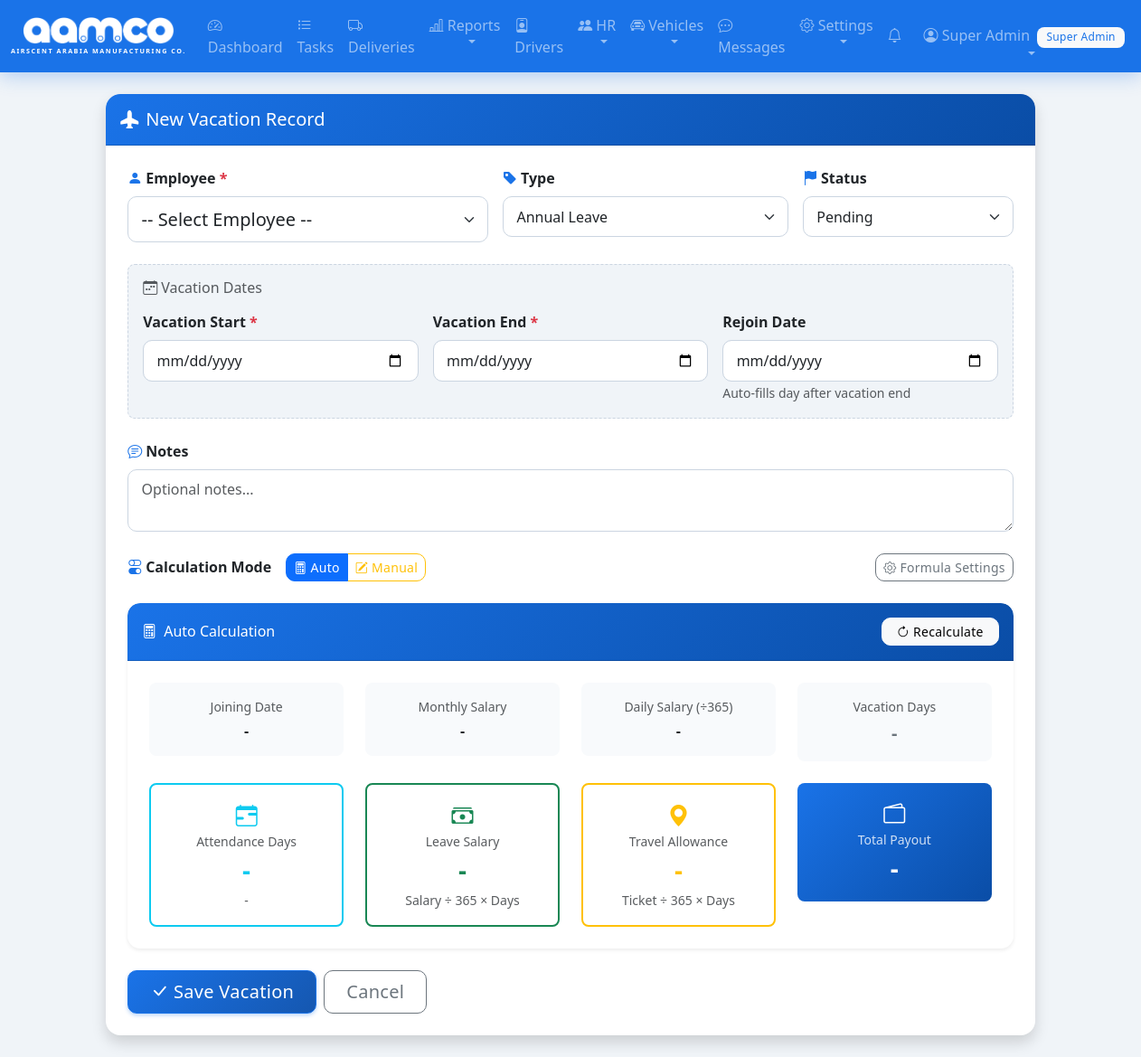
The app's page /hr/leaves/add (signed in) with its own data.
### tables this page shows
CREATE TABLE users (
            id INTEGER PRIMARY KEY AUTOINCREMENT,
            username TEXT UNIQUE NOT NULL,
            password_hash TEXT NOT NULL,
            full_name TEXT NOT NULL,
            email TEXT,
            phone TEXT,
            pin_hash TEXT,
            profile_pic TEXT,
            role TEXT NOT NULL DEFAULT 'user',
            is_active INTEGER NOT NULL DEFAULT 1,
            created_at TIMESTAMP DEFAULT CURRENT_TIMESTAMP
        );

CREATE TABLE settings (
            key TEXT PRIMARY KEY,
            value TEXT NOT NULL
        );

### app.py (the view, shortened to what this page needs)
@app.route('/hr/leaves/add', methods=['GET', 'POST'])
@login_required
def add_hr_leave():
    db = get_db()
    employees = db.execute("SELECT * FROM hr_employees WHERE is_active = 1 ORDER BY employee_name").fetchall()
    settings = dict(db.execute('SELECT key, value FROM settings').fetchall())
    db.close()
    return render_template('hr_leave_form.html', leave=None, employees=employees, leave_settings=settings)

### templates/hr_leave_form.html (shortened to what this page needs)
{% extends "base.html" %}
{% block content %}
<div class="row justify-content-center">
    <div class="col-lg-10">
        <div class="card shadow border-0" style="border-radius:16px;overflow:hidden;">
            <div class="card-header py-3" style="background: linear-gradient(135deg, #1a73e8 0%, #0a4da6 100%);">
                <h5 class="mb-0 text-white"><i class="bi bi-airplane-fill me-2"></i>{{ 'Edit' if leave else 'New' }} Vacation Record</h5>
            </div>
            <div class="card-body p-4">
                <form method="POST" id="leaveForm">
                    <div class="row g-3 mb-4">
                        <div class="col-md-5">
                            <label class="form-label fw-semibold"><i class="bi bi-person-fill text-primary me-1"></i>Employee <span class="text-danger">*</span></label>
                            <select name="employee_id" id="employeeSelect" class="form-select form-select-lg" required>
                                <option value="">-- Select Employee --</option>
                            </select>
                        </div>
                        <div class="col-md-4">
                            <label class="form-label fw-semibold"><i class="bi bi-tag-fill text-primary me-1"></i>Type</label>
                            <select name="leave_type" class="form-select">
                                <option value="annual" {% if leave and leave.leave_type == 'annual' %}selected{% endif %}>Annual Leave</option>
                            </select>
                        </div>
                        <div class="col-md-3">
                            <label class="form-label fw-semibold"><i class="bi bi-flag-fill text-primary me-1"></i>Status</label>
                            <select name="status" class="form-select">
                                <option value="pending" {% if leave and leave.status == 'pending' %}selected{% endif %}>Pending</option>
                            </select>
                        </div>
                    </div>
                    <div class="p-3 rounded-3 mb-4" style="background:#f0f4f8;border:1px dashed #cbd5e1;">
                        <h6 class="text-muted mb-3"><i class="bi bi-calendar-week me-1"></i>Vacation Dates</h6>
                        <div class="row g-3">
                            <div class="col-md-4">
                                <label class="form-label fw-semibold">Vacation Start <span class="text-danger">*</span></label>
                                <input type="date" name="leave_start_date" id="leaveStartDate" class="form-control"
                                       value="{{ leave.leave_start_date if leave else '' }}" required>
                            </div>
                            <div class="col-md-4">
                                <label class="form-label fw-semibold">Vacation End <span class="text-danger">*</span></label>
                                <input type="date" name="leave_end_date" id="leaveEndDate" class="form-control"
                                       value="{{ leave.leave_end_date if leave else '' }}" required>
                            </div>
                            <div class="col-md-4">
                                <label class="form-label fw-semibold">Rejoin Date</label>
                                <input type="date" name="rejoin_date" id="rejoinDate" class="form-control"
                                       value="{{ leave.rejoin_date if leave and leave.rejoin_date else '' }}">
                                <small class="text-muted">Auto-fills day after vacation end</small>
                            </div>
                        </div>
                    </div>
                    <div class="mb-4">
                        <label class="form-label fw-semibold"><i class="bi bi-chat-text text-primary me-1"></i>Notes</label>
                        <textarea name="notes" class="form-control" rows="2" placeholder="Optional notes...">{{ leave.notes if leave else '' }}</textarea>
                    </div>
                    <div class="mb-4">
                        <div class="d-flex align-items-center gap-3">
                            <label class="form-label fw-semibold mb-0"><i class="bi bi-toggles text-primary me-1"></i>Calculation Mode</label>
                            <div class="btn-group" role="group">
                                <label class="btn btn-outline-primary btn-sm" for="calcModeAuto"><i class="bi bi-calculator"></i> Auto</label>
                                <label class="btn btn-outline-warning btn-sm" for="calcModeManual"><i class="bi bi-pencil-square"></i> Manual</label>
                            </div>
                            <a href="{{ url_for('settings_leave_formula') }}" class="btn btn-outline-secondary btn-sm ms-auto" title="Formula Settings">
                                <i class="bi bi-gear"></i> Formula Settings
                            </a>
                        </div>
                    </div>
                    <div class="card border-0 shadow-sm mb-4" id="autoCalcPanel" style="border-radius:14px;overflow:hidden;">
                        <div class="card-header py-3 d-flex justify-content-between align-items-center" style="background: linear-gradient(135deg, #1a73e8 0%, #0a4da6 100%);">
                            <h6 class="mb-0 text-white"><i class="bi bi-calculator me-2"></i>Auto Calculation</h6>
                            <button type="button" class="btn btn-sm btn-light px-3" id="calcBtn">
                                <i class="bi bi-arrow-clockwise"></i> Recalculate
                            </button>
                        </div>
                        <div class="card-body p-4">
                            <div class="row g-4">
                                <div class="col-6 col-md-3">
                                    <div class="text-center p-3 rounded-3" style="background:#f8fafc;">
                                        <small class="text-muted d-block mb-1">Joining Date</small>
                                        <div class="fw-bold" id="calcJoining">-</div>
                                    </div>
                                </div>
                                <div class="col-6 col-md-3">
                                    <div class="text-center p-3 rounded-3" style="background:#f8fafc;">
                                        <small class="text-muted d-block mb-1">Monthly Salary</small>
                                        <div class="fw-bold" id="calcMonthly">-</div>
                                    </div>
                                </div>
                                <div class="col-6 col-md-3">
                                    <div class="text-center p-3 rounded-3" style="background:#f8fafc;">
                                        <small class="text-muted d-block mb-1">Daily Salary (<span id="calcDivisorLabel">÷{{ leave_settings.get('leave_salary_divisor', '365') if leave_settings else '365' }}</span>)</small>
                                        <div class="fw-bold" id="calcDaily">-</div>
                                    </div>
                                </div>
                                <div class="col-6 col-md-3">
                                    <div class="text-center p-3 rounded-3" style="background:#f8fafc;">
                                        <small class="text-muted d-block mb-1">Vacation Days</small>
                                        <div class="fw-bold fs-5 text-secondary" id="calcVacationDays">-</div>
                                    </div>
                                </div>
                                <div class="col-6 col-md-3">
                                    <div class="text-center p-3 rounded-3 border border-info border-2">
                                        <i class="bi bi-calendar-range text-info fs-4"></i>
                                        <small class="text-muted d-block">Attendance Days</small>
                                        <div class="fw-bold fs-3 text-info" id="calcServiceDays">-</div>
                                        <small class="text-muted" id="calcYears">-</small>
                                    </div>
                                </div>
                                <div class="col-6 col-md-3">
                                    <div class="text-center p-3 rounded-3 border border-success border-2">
                                        <i class="bi bi-cash-stack text-success fs-4"></i>
                                        <small class="text-muted d-block">Leave Salary</small>
                                        <div class="fw-bold fs-3 text-success" id="calcLeaveSalary">-</div>
                                        <small class="text-muted">Salary ÷ 365 × Days</small>
                                    </div>
                                </div>
                                <div class="col-6 col-md-3">
                                    <div class="text-center p-3 rounded-3 border border-warning border-2">
                                        <i class="bi bi-geo-alt-fill text-warning fs-4"></i>
                                        <small class="text-muted d-block">Travel Allowance</small>
                                        <div class="fw-bold fs-3 text-warning" id="calcTravel">-</div>
                                        <small class="text-muted">Ticket ÷ 365 × Days</small>
                                    </div>
                                </div>
                                <div class="col-6 col-md-3">
                                    <div class="text-center p-3 rounded-3" style="background:linear-gradient(135deg,#1a73e8,#0a4da6);color:white;">
                                        <i class="bi bi-wallet2 fs-4"></i>
                                        <small class="d-block" style="opacity:0.8;">Total Payout</small>
                                        <div class="fw-bold fs-3" id="calcTotal">-</div>
                                    </div>
                                </div>
                            </div>
                        </div>
                    </div>
                    <div class="d-flex gap-2">
                        <button type="submit" class="btn btn-primary btn-lg px-4"><i class="bi bi-check-lg"></i> {{ 'Update' if leave else 'Save' }} Vacation</button>
                        <a href="{{ url_for('hr_leaves') }}" class="btn btn-outline-secondary btn-lg px-4">Cancel</a>
                    </div>
                </form>
            </div>
        </div>
    </div>
</div>
{% endblock %}

### templates/base.html (shortened to what this page needs)
<!DOCTYPE html>
<html lang="en" data-bs-theme="light">
<head>
    <link href="https://cdn.jsdelivr.net/npm/bootstrap@5.3.2/dist/css/bootstrap.min.css" rel="stylesheet">
    <link href="https://cdn.jsdelivr.net/npm/bootstrap-icons@1.11.1/font/bootstrap-icons.css" rel="stylesheet">
    <link href="{{ url_for('static', filename='style.css') }}?v=5" rel="stylesheet">
</head>
<body>
    {% if current_user.is_authenticated %}
    <nav class="navbar navbar-expand-lg navbar-dark" style="background-color: #1a73e8;">
        <div class="container-fluid">
            <a class="navbar-brand fw-bold" href="{{ url_for('dashboard') }}">
                <div class="d-flex flex-column align-items-center">
                    <img src="{{ url_for('static', filename='logo.png') }}" alt="AAMCO" height="30" style="filter: brightness(0) invert(1);">
                    <span class="text-white d-none d-md-block" style="font-size: 0.45rem; letter-spacing: 1.5px; margin-top: 2px;">AIRSCENT ARABIA MANUFACTURING CO.</span>
                </div>
            </a>
            <div class="collapse navbar-collapse" id="navBar">
                <ul class="navbar-nav me-auto">
                    <li class="nav-item">
                        <a class="nav-link" href="{{ url_for('dashboard') }}"><i class="bi bi-speedometer2"></i> Dashboard</a>
                    </li>
                    <li class="nav-item">
                        <a class="nav-link" href="{{ url_for('tasks') }}"><i class="bi bi-list-task"></i> Tasks</a>
                    </li>
                    <li class="nav-item">
                        <a class="nav-link" href="{{ url_for('deliveries') }}"><i class="bi bi-truck"></i> Deliveries</a>
                    </li>
                    <li class="nav-item dropdown">
                        <a class="nav-link dropdown-toggle" href="#" role="button" data-bs-toggle="dropdown">
                            <i class="bi bi-bar-chart-line"></i> Reports
                        </a>
                    </li>
                    <li class="nav-item">
                        <a class="nav-link" href="{{ url_for('delivery_persons') }}"><i class="bi bi-person-badge"></i> Drivers</a>
                    </li>
                    <li class="nav-item dropdown">
                        <a class="nav-link dropdown-toggle" href="#" role="button" data-bs-toggle="dropdown">
                            <i class="bi bi-people-fill"></i> HR
                        </a>
                    </li>
                    <li class="nav-item dropdown">
                        <a class="nav-link dropdown-toggle" href="#" role="button" data-bs-toggle="dropdown">
                            <i class="bi bi-car-front"></i> Vehicles
                        </a>
                    </li>
                    <li class="nav-item">
                        <a class="nav-link position-relative" href="{{ url_for('messages_inbox') }}">
                            <i class="bi bi-chat-dots"></i> Messages
                        </a>
                    </li>
                    {% if current_user.is_admin() %}
                    <li class="nav-item dropdown">
                        <a class="nav-link dropdown-toggle" href="#" role="button" data-bs-toggle="dropdown">
                            <i class="bi bi-gear"></i> Settings
                        </a>
                    </li>
                    {% endif %}
                </ul>
                <ul class="navbar-nav">
                    <li class="nav-item me-2">
                        <a class="nav-link position-relative" href="{{ url_for('notifications') }}" title="Notifications" id="notifBellLink">
                            <i class="bi bi-bell"></i>
                        </a>
                    </li>
                    <li class="nav-item dropdown">
                        <a class="nav-link dropdown-toggle" href="#" role="button" data-bs-toggle="dropdown">
                            {% if current_user.profile_pic %}
                            <img src="{{ url_for('static', filename='uploads/' + current_user.profile_pic) }}" alt="" class="rounded-circle me-1" style="width:24px;height:24px;object-fit:cover;">
                            {% else %}
                            <i class="bi bi-person-circle"></i>
                            {% endif %}
                            {{ current_user.full_name }}
                            <span class="badge bg-light text-primary ms-1">{{ current_user.role | replace('_', ' ') | title }}</span>
                        </a>
                    </li>
                </ul>
            </div>
        </div>
    </nav>
    {% endif %}
    <div class="container-fluid py-4">
        {% block content %}{% endblock %}
    </div>
</body>
</html>

### records on screen
users: full_name "Super Admin", role "Super Admin"
settings: value "365"

### other values on screen
{{ 'Edit' if leave else 'New' }} "New"
{{ 'Update' if leave else 'Save' }} "Save"
